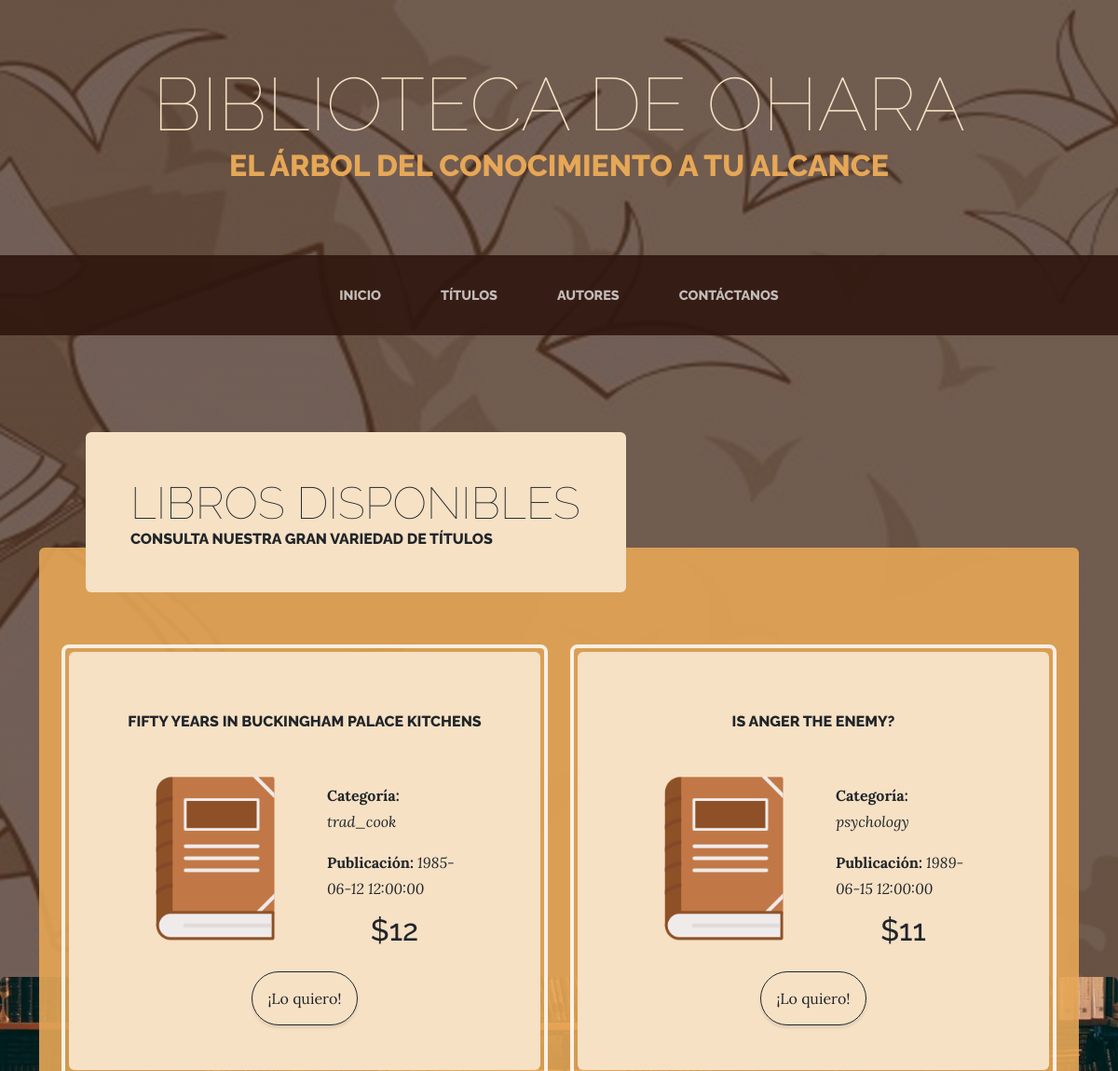
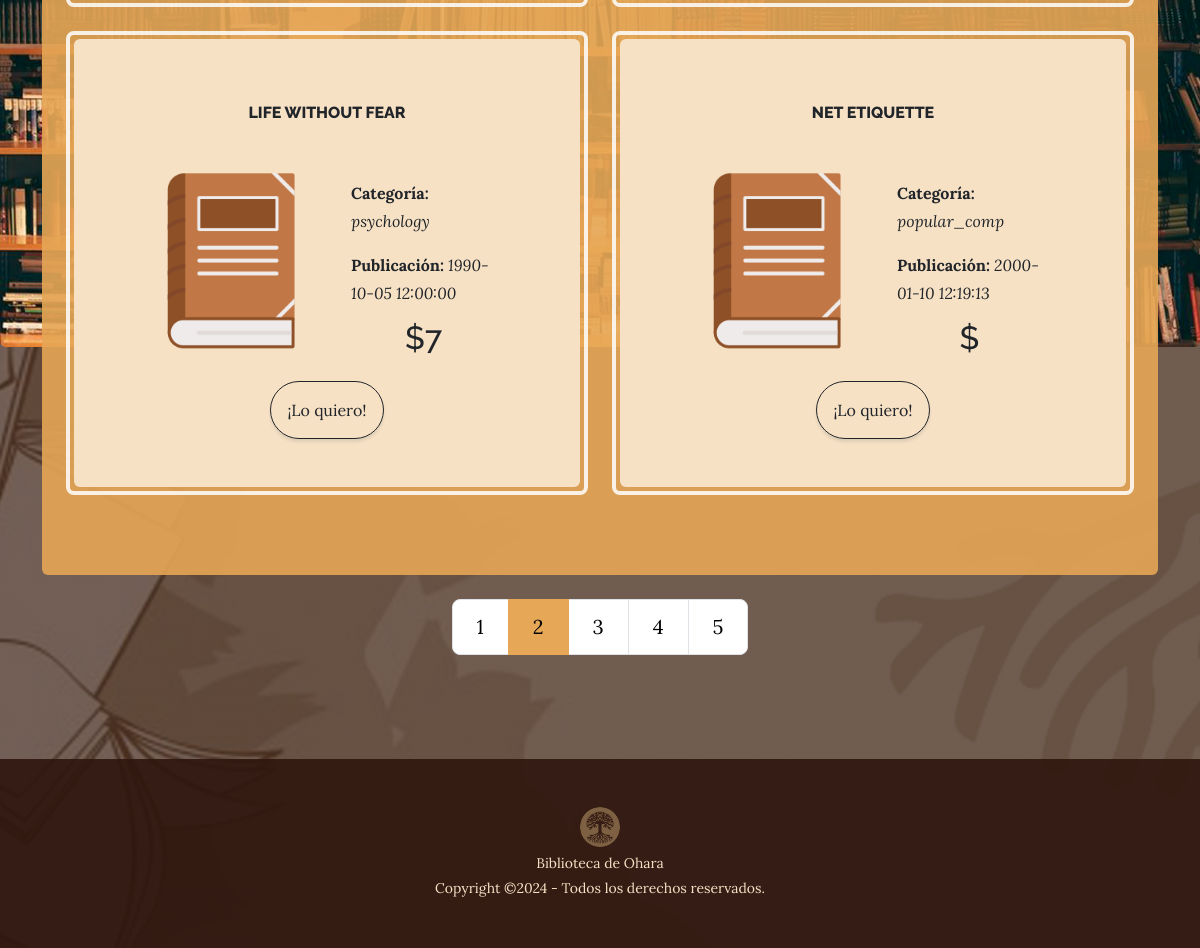
The page /titulos.php?pagina=2 on the database its author committed (2 pictures, top to bottom).
### tables this page shows
CREATE TABLE `titulos` (
  `id_titulo` varchar(6) NOT NULL,
  `titulo` varchar(60) NOT NULL,
  `tipo` varchar(15) NOT NULL,
  `id_pub` varchar(4) NOT NULL,
  `precio` double default NULL,
  `avance` double default NULL,
  `total_ventas` int(11) default NULL,
  `notas` varchar(255) NOT NULL,
  `fecha_pub` datetime NOT NULL,
  `contrato` varchar(1) NOT NULL,
  PRIMARY KEY  (`id_titulo`)
);

### database/conexion.php (called while the page is built, shortened)
<?php
    class DBLibreria {
        private $server = "localhost";
        private $user = "root";
        private $pwd = "";
        private $database = "libreriadb";
        private function getCnxn() {
            $cnxn = new PDO("mysql:host=$this->server;dbname=$this->database", $this->user, $this->pwd);
            return $cnxn;
        }
        public function getTitulos() {
            $pdoCnxn = $this->getCnxn();
            $res = array();
            if (is_object($pdoCnxn)) {
                $sql = "SELECT * FROM `titulos` ORDER BY `titulo`";
                $stmt = $pdoCnxn->query($sql);
                if ($stmt) {
                    $res = $stmt->fetchAll(PDO::FETCH_ASSOC);
                } else {
                }
            } else {
            }
            return $res;
        }
    }
?>

### titulos.php (the view, shortened to what this page needs)
<?php
    include "database/conexion.php";
?>
<!DOCTYPE html>
<html lang="en">
    <head>
        <link href="css/styles.css" rel="stylesheet" />
    </head>
    <body>
        <?php
            include ("templates/topbanner.php");
        ?>
        <section id="titulos">
            <br>
        </section>
        <section class="page-section about-heading">
            <div class="container">
                <div class="product-item">
                    <div class="product-item-title d-flex d-none d-md-block" style="width : 630px;">
                        <div class="bg-faded p-5 d-flex me-auto rounded" style="margin-left : 50px;">
                            <h2 class="section-heading mb-0">
                                <span class="section-heading-lower">Libros Disponibles</span>
                                <span class="section-heading-upper">Consulta nuestra gran variedad de títulos</span>
                            </h2>
                        </div>
                    </div>
                    <section class="container rounded cta about-heading-img mb-3 mb-lg-0">
                        <div class="container">
                            <div class="row">
                                <?php
                                    $libreria = new DBLibreria;
                                    $titulos = $libreria->getTitulos();
                                    $elementos_por_pagina = 4;
                                    $num_total_paginas = ceil(count($titulos) / $elementos_por_pagina);
                                    $pagina_actual = isset($_GET['pagina']) ? $_GET['pagina'] : 1;
                                    $inicio = ($pagina_actual - 1) * $elementos_por_pagina;
                                    $titulos_pagina = array_slice($titulos, $inicio, $elementos_por_pagina);
                                    foreach ($titulos_pagina as $registro) {
                                        print('<div class="col-lg-6 mt-4 d-none d-md-block">');
                                        print(    '<div class="cta-inner bg-faded rounded">');
                                        print(        '<div class="container d-flex align-items-center justify-content-center text-center rounded" style="height: 60px;">');
                                        print(            '<h2 class="section-heading">');
                                        print(                '<span class="section-heading-upper">'.$registro['titulo'].'</span>');
                                        print(            '</h2>');
                                        print(        '</div>');
                                        print(        '<div class="container d-flex mt-4 mb-lg-0">');
                                        print(            '<div class="container align-items-center text-center">');
                                        print(                '<img src="assets/img/libro.png" style="width: 140px;"/>');
                                        print(            '</div>');
                                        print(            '<div class="container">');
                                        print(                '<div class="container justify-content-center align-items-center" style="height: 140px;">');
                                        print(                  '<p class="pt-2"><strong>Categoría: </strong><em>'.$registro['tipo'].'</em></p>');
                                        print(                  '<p><strong>Publicación: </strong><em>'.$registro['fecha_pub'].'</em></p>');
                                        print(                '</div>');
                                        print(                '<h2 class="section-heading text-center pt-2">');
                                        print(                  '<span>$'.$registro['precio'].'</span>');
                                        print(                '</h2>');
                                        print(            '</div>');
                                        print(        '</div>');
                                        print(        '<div class="container d-flex justify-content-center mt-3">');
                                        print(            '<button class="btn btn-outline-dark btn p-3" style="border-radius: 50px">¡Lo quiero!</button>');
                                        print(        '</div>');
                                        print(    '</div>');
                                        print('</div>');
                                    }
                                ?>
                            </div>
                        </div>
                    </section>
                    <div class="container mt-4">
                        <ul class="pagination pagination-lg justify-content-center">
                            <?php for ($i = 1; $i <= $num_total_paginas; $i++) : ?>
                                <li class="page-item <?php echo ($i == $pagina_actual) ? 'active' : ''; ?>">
                                    <a class="page-link" href="?pagina=<?php echo $i; ?>" style="color: black"><?php echo $i; ?></a>
                                </li>
                            <?php endfor; ?>
                        </ul>
                    </div>
                </div>
            </div>
        </section>
        <section>
            <br>
        </section>
        <?php
            include ("templates/footer.php");
        ?>
    </body>
</html>

### rows shown on the page
titulos: titulo "FIFTY YEARS IN BUCKINGHAM PALACE KITCHENS", tipo "trad_cook", fecha_pub "1985-06-12 12:00:00", precio "12"
titulos: titulo "IS ANGER THE ENEMY?", tipo "psychology", fecha_pub "1989-06-15 12:00:00", precio "11"
titulos: titulo "LIFE WITHOUT FEAR", tipo "psychology", fecha_pub "1990-10-05 12:00:00", precio "7"
titulos: titulo "NET ETIQUETTE", tipo "popular_comp", fecha_pub "2000-01-10 12:19:13"
